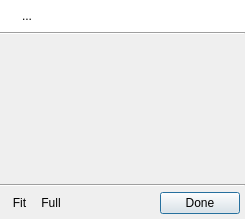
<ui version="4.0" >
 <class>QUPictureDialog</class>
 <widget class="QDialog" name="QUPictureDialog" >
  <property name="geometry" >
   <rect>
    <x>0</x>
    <y>0</y>
    <width>245</width>
    <height>219</height>
   </rect>
  </property>
  <property name="windowTitle" >
   <string>Preview Picture</string>
  </property>
  <layout class="QVBoxLayout" name="verticalLayout" >
   <property name="spacing" >
    <number>0</number>
   </property>
   <property name="margin" >
    <number>0</number>
   </property>
   <item>
    <widget class="QFrame" name="frame" >
     <property name="sizePolicy" >
      <sizepolicy vsizetype="Preferred" hsizetype="Preferred" >
       <horstretch>0</horstretch>
       <verstretch>0</verstretch>
      </sizepolicy>
     </property>
     <property name="palette" >
      <palette>
       <active>
        <colorrole role="Base" >
         <brush brushstyle="SolidPattern" >
          <color alpha="255" >
           <red>255</red>
           <green>255</green>
           <blue>255</blue>
          </color>
         </brush>
        </colorrole>
        <colorrole role="Window" >
         <brush brushstyle="SolidPattern" >
          <color alpha="255" >
           <red>255</red>
           <green>255</green>
           <blue>255</blue>
          </color>
         </brush>
        </colorrole>
       </active>
       <inactive>
        <colorrole role="Base" >
         <brush brushstyle="SolidPattern" >
          <color alpha="255" >
           <red>255</red>
           <green>255</green>
           <blue>255</blue>
          </color>
         </brush>
        </colorrole>
        <colorrole role="Window" >
         <brush brushstyle="SolidPattern" >
          <color alpha="255" >
           <red>255</red>
           <green>255</green>
           <blue>255</blue>
          </color>
         </brush>
        </colorrole>
       </inactive>
       <disabled>
        <colorrole role="Base" >
         <brush brushstyle="SolidPattern" >
          <color alpha="255" >
           <red>255</red>
           <green>255</green>
           <blue>255</blue>
          </color>
         </brush>
        </colorrole>
        <colorrole role="Window" >
         <brush brushstyle="SolidPattern" >
          <color alpha="255" >
           <red>255</red>
           <green>255</green>
           <blue>255</blue>
          </color>
         </brush>
        </colorrole>
       </disabled>
      </palette>
     </property>
     <property name="autoFillBackground" >
      <bool>true</bool>
     </property>
     <property name="frameShadow" >
      <enum>QFrame::Raised</enum>
     </property>
     <layout class="QHBoxLayout" >
      <item>
       <widget class="QLabel" name="icon" >
        <property name="sizePolicy" >
         <sizepolicy vsizetype="Preferred" hsizetype="Fixed" >
          <horstretch>0</horstretch>
          <verstretch>0</verstretch>
         </sizepolicy>
        </property>
        <property name="text" >
         <string/>
        </property>
        <property name="pixmap" >
         <pixmap resource="images/uman.qrc" >:/marks/information.png</pixmap>
        </property>
        <property name="alignment" >
         <set>Qt::AlignLeading|Qt::AlignLeft|Qt::AlignTop</set>
        </property>
       </widget>
      </item>
      <item>
       <widget class="QLabel" name="infoLbl" >
        <property name="text" >
         <string>...</string>
        </property>
        <property name="alignment" >
         <set>Qt::AlignLeading|Qt::AlignLeft|Qt::AlignTop</set>
        </property>
        <property name="wordWrap" >
         <bool>true</bool>
        </property>
        <property name="openExternalLinks" >
         <bool>false</bool>
        </property>
       </widget>
      </item>
     </layout>
    </widget>
   </item>
   <item>
    <widget class="Line" name="line" >
     <property name="orientation" >
      <enum>Qt::Horizontal</enum>
     </property>
    </widget>
   </item>
   <item>
    <widget class="QScrollArea" name="scrollArea" >
     <property name="frameShape" >
      <enum>QFrame::NoFrame</enum>
     </property>
     <property name="frameShadow" >
      <enum>QFrame::Plain</enum>
     </property>
     <property name="widgetResizable" >
      <bool>true</bool>
     </property>
     <property name="alignment" >
      <set>Qt::AlignCenter</set>
     </property>
     <widget class="QWidget" name="content" >
      <property name="geometry" >
       <rect>
        <x>0</x>
        <y>0</y>
        <width>245</width>
        <height>141</height>
       </rect>
      </property>
     </widget>
    </widget>
   </item>
   <item>
    <widget class="Line" name="line_2" >
     <property name="orientation" >
      <enum>Qt::Horizontal</enum>
     </property>
    </widget>
   </item>
   <item>
    <layout class="QHBoxLayout" name="horizontalLayout" >
     <property name="spacing" >
      <number>0</number>
     </property>
     <property name="margin" >
      <number>5</number>
     </property>
     <item>
      <widget class="QToolButton" name="fitSizeBtn" >
       <property name="toolTip" >
        <string>Fit to window (Ctrl+1)</string>
       </property>
       <property name="text" >
        <string>Fit</string>
       </property>
       <property name="icon" >
        <iconset resource="images/uman.qrc" >
         <normaloff>:/control/image_resize.png</normaloff>:/control/image_resize.png</iconset>
       </property>
       <property name="autoRaise" >
        <bool>true</bool>
       </property>
      </widget>
     </item>
     <item>
      <widget class="QToolButton" name="fullSizeBtn" >
       <property name="toolTip" >
        <string>Original size (Ctrl+2)</string>
       </property>
       <property name="text" >
        <string>Full</string>
       </property>
       <property name="icon" >
        <iconset resource="images/uman.qrc" >
         <normaloff>:/control/image_resize_actual.png</normaloff>:/control/image_resize_actual.png</iconset>
       </property>
       <property name="autoRaise" >
        <bool>true</bool>
       </property>
      </widget>
     </item>
     <item>
      <spacer name="horizontalSpacer" >
       <property name="orientation" >
        <enum>Qt::Horizontal</enum>
       </property>
       <property name="sizeHint" stdset="0" >
        <size>
         <width>40</width>
         <height>20</height>
        </size>
       </property>
      </spacer>
     </item>
     <item>
      <widget class="QPushButton" name="doneBtn" >
       <property name="text" >
        <string>Done</string>
       </property>
       <property name="icon" >
        <iconset resource="images/uman.qrc" >
         <normaloff>:/marks/accept.png</normaloff>:/marks/accept.png</iconset>
       </property>
       <property name="default" >
        <bool>true</bool>
       </property>
      </widget>
     </item>
    </layout>
   </item>
  </layout>
 </widget>
 <resources>
  <include location="images/uman.qrc" />
 </resources>
 <connections>
  <connection>
   <sender>doneBtn</sender>
   <signal>clicked()</signal>
   <receiver>QUPictureDialog</receiver>
   <slot>accept()</slot>
   <hints>
    <hint type="sourcelabel" >
     <x>206</x>
     <y>204</y>
    </hint>
    <hint type="destinationlabel" >
     <x>334</x>
     <y>209</y>
    </hint>
   </hints>
  </connection>
 </connections>
</ui>
